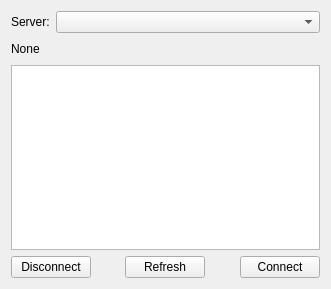
<?xml version="1.0" encoding="UTF-8"?>
<ui version="4.0">
 <class>Connecter</class>
 <widget class="QWidget" name="Connecter">
  <property name="geometry">
   <rect>
    <x>0</x>
    <y>0</y>
    <width>331</width>
    <height>289</height>
   </rect>
  </property>
  <property name="windowTitle">
   <string>Form</string>
  </property>
  <layout class="QVBoxLayout" name="verticalLayout">
   <item>
    <layout class="QHBoxLayout" name="horizontalLayout">
     <item>
      <widget class="QLabel" name="lbIP">
       <property name="text">
        <string>Server:</string>
       </property>
      </widget>
     </item>
     <item>
      <widget class="QComboBox" name="comboBox">
       <property name="sizePolicy">
        <sizepolicy hsizetype="Expanding" vsizetype="Fixed">
         <horstretch>0</horstretch>
         <verstretch>0</verstretch>
        </sizepolicy>
       </property>
      </widget>
     </item>
    </layout>
   </item>
   <item>
    <layout class="QHBoxLayout" name="horizontalLayout_2">
     <item>
      <widget class="QLabel" name="elbClient">
       <property name="text">
        <string>None</string>
       </property>
      </widget>
     </item>
     <item>
      <spacer name="horizontalSpacer_2">
       <property name="orientation">
        <enum>Qt::Orientation::Horizontal</enum>
       </property>
       <property name="sizeHint" stdset="0">
        <size>
         <width>40</width>
         <height>20</height>
        </size>
       </property>
      </spacer>
     </item>
    </layout>
   </item>
   <item>
    <layout class="QHBoxLayout" name="horizontalLayout_3"/>
   </item>
   <item>
    <widget class="QListView" name="listView"/>
   </item>
   <item>
    <layout class="QHBoxLayout" name="horizontalLayout_4">
     <item>
      <widget class="QPushButton" name="btnDisconnect">
       <property name="text">
        <string>Disconnect</string>
       </property>
      </widget>
     </item>
     <item>
      <spacer name="horizontalSpacer_4">
       <property name="orientation">
        <enum>Qt::Orientation::Horizontal</enum>
       </property>
       <property name="sizeHint" stdset="0">
        <size>
         <width>40</width>
         <height>20</height>
        </size>
       </property>
      </spacer>
     </item>
     <item>
      <widget class="QPushButton" name="btnRefresh">
       <property name="text">
        <string>Refresh</string>
       </property>
      </widget>
     </item>
     <item>
      <spacer name="horizontalSpacer">
       <property name="orientation">
        <enum>Qt::Orientation::Horizontal</enum>
       </property>
       <property name="sizeHint" stdset="0">
        <size>
         <width>40</width>
         <height>20</height>
        </size>
       </property>
      </spacer>
     </item>
     <item>
      <widget class="QPushButton" name="btnConnect">
       <property name="text">
        <string>Connect</string>
       </property>
      </widget>
     </item>
    </layout>
   </item>
  </layout>
 </widget>
 <resources/>
 <connections/>
</ui>
